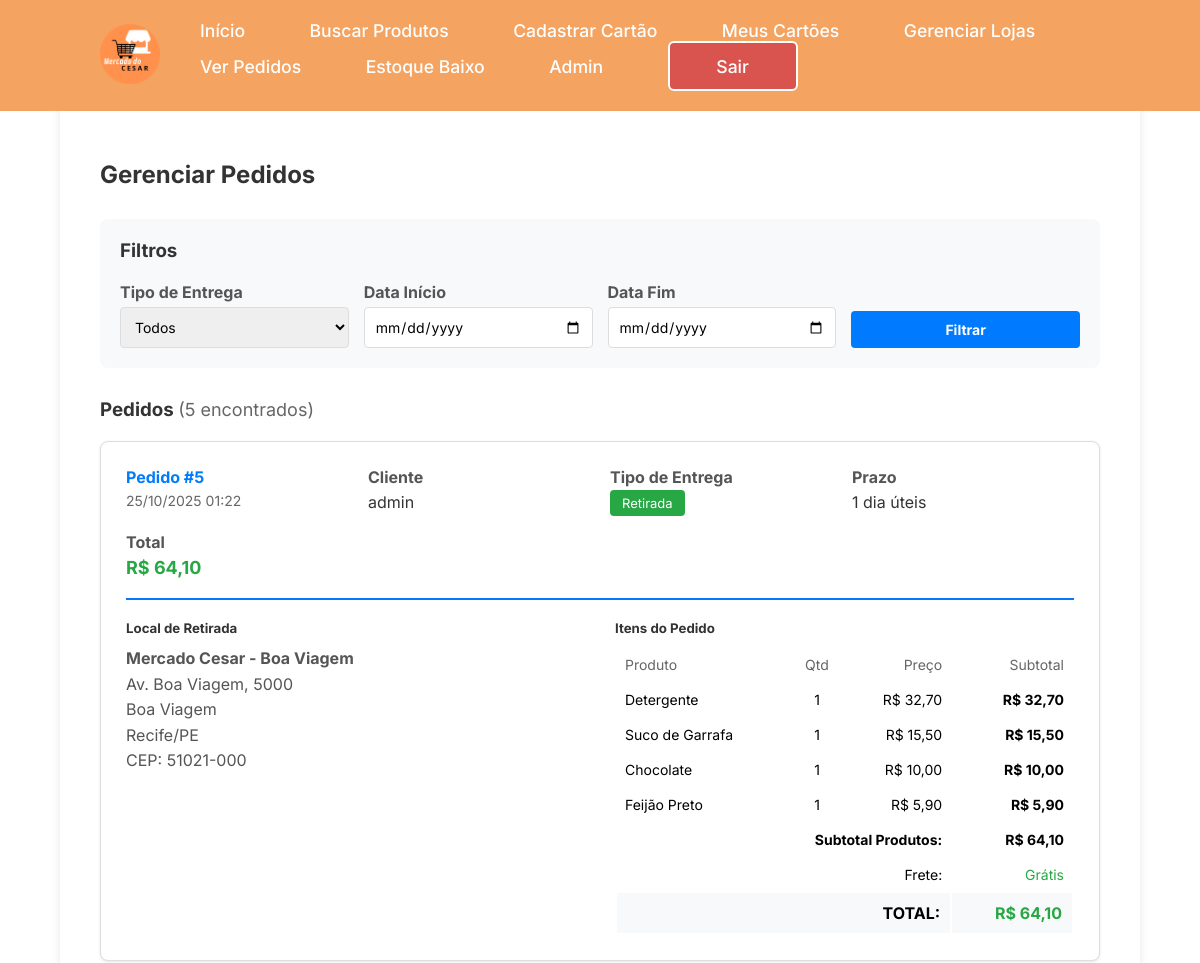
Page /pedidos/ (signed in, upper part) on the earlier database version.
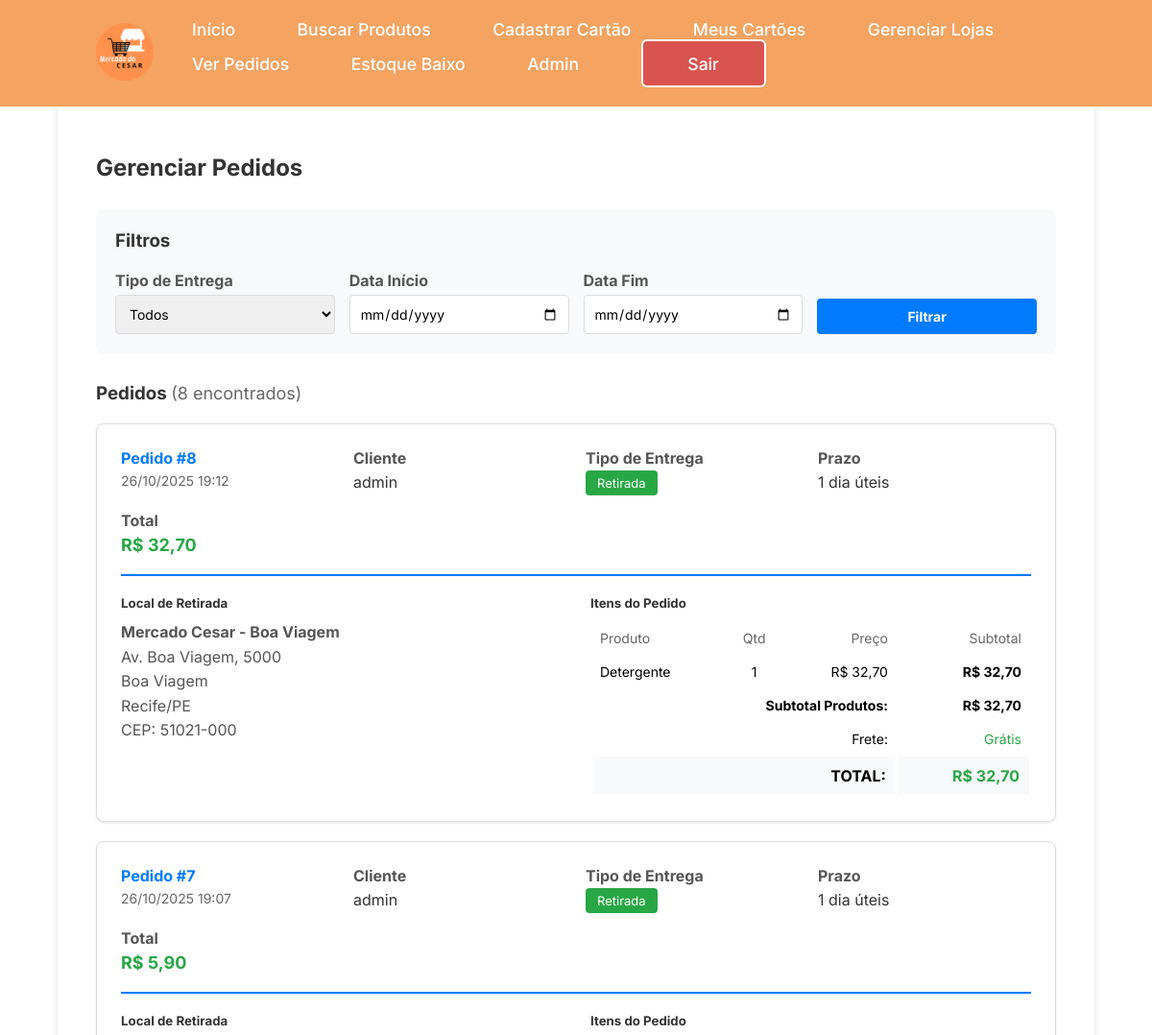
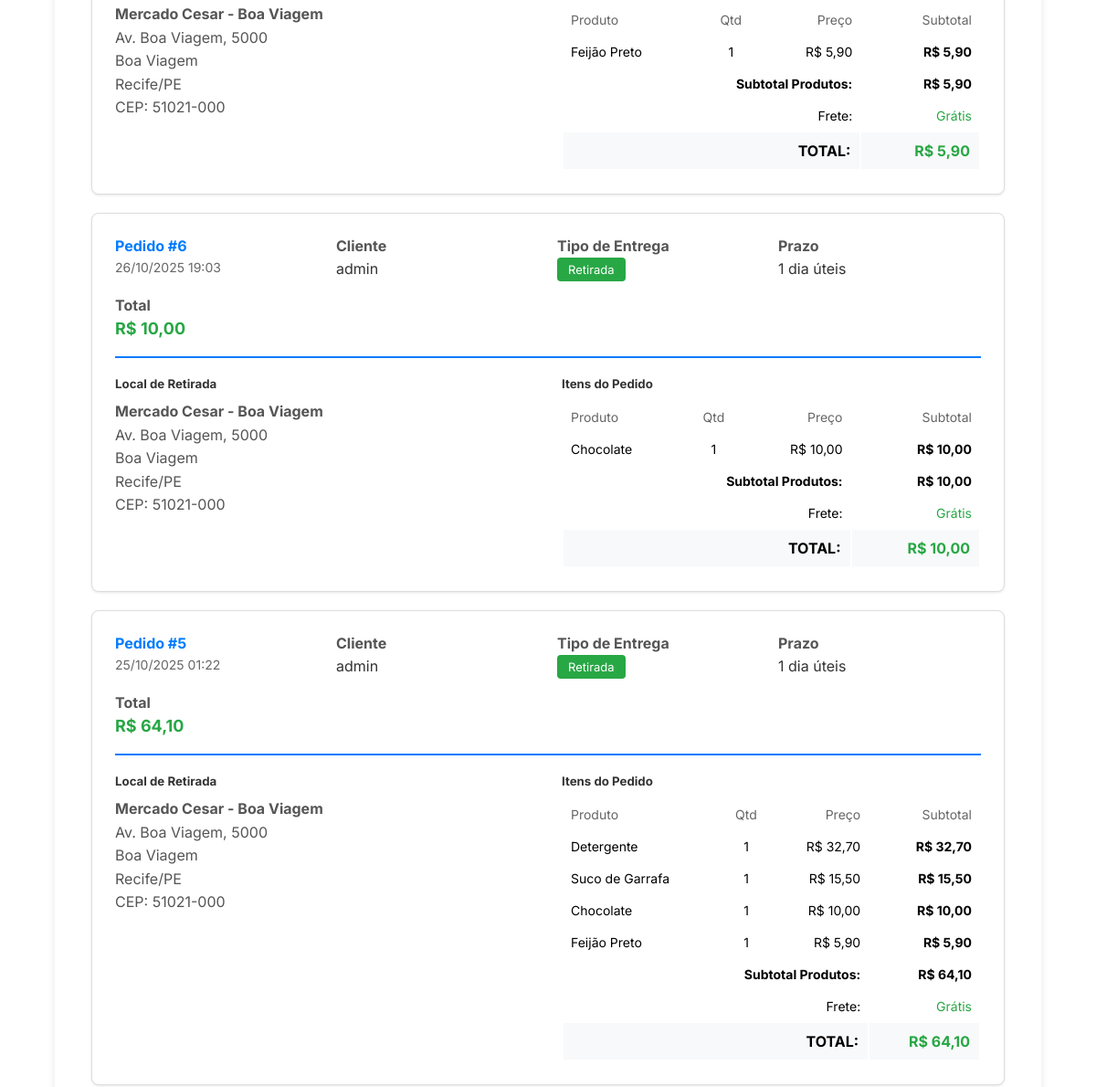
Same page on the later database version (2 pictures, top to bottom).
### mercadocesar/models.py (models this page shows, shortened)
class Pedido(models.Model):
    TIPO_ENTREGA_CHOICES = [
        ('DOMICILIO', 'Entrega em Domicílio'),
        ('RETIRADA', 'Retirada na Loja'),
    ]
    usuario = models.ForeignKey(settings.AUTH_USER_MODEL, on_delete=models.CASCADE)
    tipo_entrega = models.CharField(max_length=10, choices=TIPO_ENTREGA_CHOICES)
    cep = models.CharField(max_length=9, blank=True, null=True)
    endereco = models.CharField(max_length=200, blank=True, null=True)
    numero = models.CharField(max_length=10, blank=True, null=True)
    complemento = models.CharField(max_length=100, blank=True, null=True)
    bairro = models.CharField(max_length=100, blank=True, null=True)
    cidade = models.CharField(max_length=100, blank=True, null=True)
    estado = models.CharField(max_length=2, blank=True, null=True)
    loja = models.ForeignKey(Loja, on_delete=models.SET_NULL, null=True, blank=True)
    cartao = models.ForeignKey(CartaoCredito, on_delete=models.SET_NULL, null=True, blank=True)
    custo_entrega = models.DecimalField(max_digits=10, decimal_places=2, default=0)
    prazo_dias = models.IntegerField()
    data_criacao = models.DateTimeField(auto_now_add=True)
    def calcular_subtotal_produtos(self):
        from decimal import Decimal
        total = sum(item.calcular_subtotal() for item in self.itens.all())
        return Decimal(str(total)) if total else Decimal('0')
    def calcular_total(self):
        return self.calcular_subtotal_produtos() + self.custo_entrega

class ItemPedido(models.Model):
    pedido = models.ForeignKey(Pedido, on_delete=models.CASCADE, related_name='itens')
    produto = models.ForeignKey(Produto, on_delete=models.CASCADE)
    quantidade = models.PositiveIntegerField()
    preco_unitario = models.DecimalField(max_digits=10, decimal_places=2)  # Preço no momento da compra
    def calcular_subtotal(self):
        return self.preco_unitario * self.quantidade

class Loja(models.Model):
    nome = models.CharField(max_length=100)
    endereco = models.CharField(max_length=200)
    numero = models.CharField(max_length=10)
    bairro = models.CharField(max_length=100)
    cidade = models.CharField(max_length=100)
    estado = models.CharField(max_length=2)
    cep = models.CharField(max_length=9)
    prazo_retirada_dias = models.IntegerField(default=1)
    ativa = models.BooleanField(default=True)

class Produto(models.Model):
	nome = models.CharField(max_length=30, unique=True)
	codigo = models.CharField(max_length=30, unique=True)
	descricao = models.CharField(max_length=200, default="", unique=True)
	categoria = models.CharField(max_length=50)
	preco_custo = models.DecimalField(
		max_digits=10,
		decimal_places=2,
		validators=[MinValueValidator(0)]
	)
	preco = models.DecimalField(
		max_digits=10,
		decimal_places=2,
		validators=[MinValueValidator(0)]
	)
	unidade_medida = models.CharField(max_length=20)
	class Meta:
		constraints = [
			CheckConstraint(check=~Q(codigo=""), name='codigo_nao_vazio'),
   			CheckConstraint(check=~Q(descricao=""), name='descricao_nao_vazia'),
			CheckConstraint(check=~Q(categoria=""), name='categoria_nao_vazia'),
			CheckConstraint(check=~Q(unidade_medida=""), name='unidade_medida_nao_vazia'),
		]

### mercadocesar/views.py (the view)
# urls.py: path('pedidos/', visualizar_pedidos, name='visualizar_pedidos'),
@user_passes_test(lambda u: u.is_superuser)
def visualizar_pedidos(request):
    from .models import ItemPedido
    tipo_entrega = request.GET.get('tipo_entrega', '')
    data_inicio = request.GET.get('data_inicio', '')
    data_fim = request.GET.get('data_fim', '')
    pedidos = Pedido.objects.all().select_related('usuario', 'loja').prefetch_related('itens__produto')
    if tipo_entrega:
        pedidos = pedidos.filter(tipo_entrega=tipo_entrega)
    if data_inicio:
        pedidos = pedidos.filter(data_criacao__date__gte=data_inicio)
    if data_fim:
        pedidos = pedidos.filter(data_criacao__date__lte=data_fim)
    pedidos = pedidos.order_by('-data_criacao')
    context = {
        'pedidos': pedidos,
        'tipo_entrega_filtro': tipo_entrega,
        'data_inicio': data_inicio,
        'data_fim': data_fim,
    }
    return render(request, 'visualizar_pedidos.html', context)

### mercadocesar/templates/visualizar_pedidos.html (shortened to what the changed rows need)
{% extends 'base.html' %}
{% block content %}
<div class="container" style="max-width: 1400px; margin: 40px auto; padding: 0 20px;">
    <h2 style="color: #333; margin-bottom: 30px;">Gerenciar Pedidos</h2>
    <div>
        <h3 style="color: #333; margin-bottom: 20px;">
            Pedidos
            <span style="color: #666; font-size: 18px; font-weight: normal;">({{ pedidos.count }} encontrado{{ pedidos.count|pluralize }})</span>
        </h3>
        {% if pedidos %}
        {% for pedido in pedidos %}
        <div style="background-color: white; border: 1px solid #ddd; border-radius: 8px; padding: 25px; margin-bottom: 20px; box-shadow: 0 1px 3px rgba(0,0,0,0.1);">
            <div style="display: grid; grid-template-columns: repeat(auto-fit, minmax(200px, 1fr)); gap: 20px; padding-bottom: 20px; border-bottom: 2px solid #007bff; margin-bottom: 20px;">
                <div>
                    <h4 style="color: #007bff; margin: 0 0 5px 0;">Pedido #{{ pedido.id }}</h4>
                    <p style="margin: 0; color: #666; font-size: 14px;">{{ pedido.data_criacao|date:"d/m/Y H:i" }}</p>
                </div>
                <div>
                    <p style="margin: 0 0 5px 0; font-weight: bold; color: #555;">Cliente</p>
                    <p style="margin: 0; color: #333;">{{ pedido.usuario.username }}</p>
                </div>
                <div>
                    <p style="margin: 0 0 5px 0; font-weight: bold; color: #555;">Tipo de Entrega</p>
                    <p style="margin: 0;">
                        {% if pedido.tipo_entrega == 'DOMICILIO' %}
                            <span style="padding: 5px 12px; background-color: #007bff; color: white; border-radius: 4px; font-size: 13px;">Domicílio</span>
                        {% else %}
                            <span style="padding: 5px 12px; background-color: #28a745; color: white; border-radius: 4px; font-size: 13px;">Retirada</span>
                        {% endif %}
                    </p>
                </div>
                <div>
                    <p style="margin: 0 0 5px 0; font-weight: bold; color: #555;">Prazo</p>
                    <p style="margin: 0; color: #333;">{{ pedido.prazo_dias }} dia{{ pedido.prazo_dias|pluralize }} úteis</p>
                </div>
                <div>
                    <p style="margin: 0 0 5px 0; font-weight: bold; color: #555;">Total</p>
                    <p style="margin: 0; color: #28a745; font-size: 18px; font-weight: bold;">R$ {{ pedido.calcular_total|floatformat:2 }}</p>
                </div>
            </div>
            <div style="display: grid; grid-template-columns: 1fr 1fr; gap: 30px;">
                <div>
                    {% if pedido.tipo_entrega == 'DOMICILIO' %}
                        <h5 style="color: #333; margin: 0 0 10px 0;">Endereço de Entrega</h5>
                        <p style="margin: 0; line-height: 1.6; color: #555;">
                            {{ pedido.endereco }}, {{ pedido.numero }}
                            {% if pedido.complemento %}<br>{{ pedido.complemento }}{% endif %}<br>
                            {{ pedido.bairro }}<br>
                            {{ pedido.cidade }}/{{ pedido.estado }}<br>
                            CEP: {{ pedido.cep }}
                        </p>
                        <p style="margin: 10px 0 0 0; color: #666;">
                            <strong>Frete:</strong> R$ {{ pedido.custo_entrega|floatformat:2 }}
                        </p>
                    {% else %}
                        <h5 style="color: #333; margin: 0 0 10px 0;">Local de Retirada</h5>
                        <p style="margin: 0; line-height: 1.6; color: #555;">
                            <strong>{{ pedido.loja.nome }}</strong><br>
                            {{ pedido.loja.endereco }}, {{ pedido.loja.numero }}<br>
                            {{ pedido.loja.bairro }}<br>
                            {{ pedido.loja.cidade }}/{{ pedido.loja.estado }}<br>
                            CEP: {{ pedido.loja.cep }}
                        </p>
                    {% endif %}
                </div>
                <div>
                    <h5 style="color: #333; margin: 0 0 10px 0;">Itens do Pedido</h5>
                    <table style="width: 100%; font-size: 14px;">
                        <thead>
                            <tr style="border-bottom: 1px solid #ddd;">
                                <th style="padding: 8px; text-align: left; color: #666; font-weight: normal;">Produto</th>
                                <th style="padding: 8px; text-align: center; color: #666; font-weight: normal;">Qtd</th>
                                <th style="padding: 8px; text-align: right; color: #666; font-weight: normal;">Preço</th>
                                <th style="padding: 8px; text-align: right; color: #666; font-weight: normal;">Subtotal</th>
                            </tr>
                        </thead>
                        <tbody>
                            {% for item in pedido.itens.all %}
                            <tr style="border-bottom: 1px solid #eee;">
                                <td style="padding: 8px;">{{ item.produto.nome }}</td>
                                <td style="padding: 8px; text-align: center;">{{ item.quantidade }}</td>
                                <td style="padding: 8px; text-align: right;">R$ {{ item.preco_unitario|floatformat:2 }}</td>
                                <td style="padding: 8px; text-align: right; font-weight: bold;">R$ {{ item.calcular_subtotal|floatformat:2 }}</td>
                            </tr>
                            {% endfor %}
                        </tbody>
                        <tfoot>
                            <tr style="border-top: 2px solid #ddd;">
                                <td colspan="3" style="padding: 8px; text-align: right; font-weight: bold;">Subtotal Produtos:</td>
                                <td style="padding: 8px; text-align: right; font-weight: bold;">R$ {{ pedido.calcular_subtotal_produtos|floatformat:2 }}</td>
                            </tr>
                            <tr>
                                <td colspan="3" style="padding: 8px; text-align: right;">Frete:</td>
                                <td style="padding: 8px; text-align: right;">
                                    {% if pedido.custo_entrega > 0 %}
                                        R$ {{ pedido.custo_entrega|floatformat:2 }}
                                    {% else %}
                                        <span style="color: #28a745;">Grátis</span>
                                    {% endif %}
                                </td>
                            </tr>
                            <tr style="background-color: #f8f9fa;">
                                <td colspan="3" style="padding: 10px; text-align: right; font-weight: bold; font-size: 16px;">TOTAL:</td>
                                <td style="padding: 10px; text-align: right; font-weight: bold; color: #28a745; font-size: 16px;">R$ {{ pedido.calcular_total|floatformat:2 }}</td>
                            </tr>
                        </tfoot>
                    </table>
                </div>
            </div>
        </div>
        {% endfor %}
        {% else %}
        <p style="padding: 30px; text-align: center; background-color: #f8f9fa; border-radius: 4px; color: #666;">
            Nenhum pedido encontrado com os filtros selecionados.
        </p>
        {% endif %}
    </div>
</div>
{% endblock %}

Differences in the rows shown:
added Pedido: id "8", data_criacao "26/10/2025 19:12", usuario.username "admin", tipo_entrega "Retirada", prazo_dias "1", calcular_total "32,70", loja.nome "Mercado Cesar - Boa Viagem", loja.endereco "Av. Boa Viagem", loja.numero "5000", loja.bairro "Boa Viagem", loja.cidade "Recife", loja.estado "PE", loja.cep "51021-000", calcular_subtotal_produtos "32,70", shows "Grátis"
added ItemPedido: produto.nome "Detergente", quantidade "1", preco_unitario "32,70", calcular_subtotal "32,70", shown under "8"
added Pedido: id "7", data_criacao "26/10/2025 19:07", usuario.username "admin", tipo_entrega "Retirada", prazo_dias "1", calcular_total "5,90", loja.nome "Mercado Cesar - Boa Viagem", loja.endereco "Av. Boa Viagem", loja.numero "5000", loja.bairro "Boa Viagem", loja.cidade "Recife", loja.estado "PE", loja.cep "51021-000", calcular_subtotal_produtos "5,90", shows "Grátis"
added ItemPedido: produto.nome "Feijão Preto", quantidade "1", preco_unitario "5,90", calcular_subtotal "5,90", shown under "7"
added Pedido: id "6", data_criacao "26/10/2025 19:03", usuario.username "admin", tipo_entrega "Retirada", prazo_dias "1", calcular_total "10,00", loja.nome "Mercado Cesar - Boa Viagem", loja.endereco "Av. Boa Viagem", loja.numero "5000", loja.bairro "Boa Viagem", loja.cidade "Recife", loja.estado "PE", loja.cep "51021-000", calcular_subtotal_produtos "10,00", shows "Grátis"
added ItemPedido: produto.nome "Chocolate", quantidade "1", preco_unitario "10,00", calcular_subtotal "10,00", shown under "6"
Other differences:
{{ pedidos.count }}: "5" → "8"
